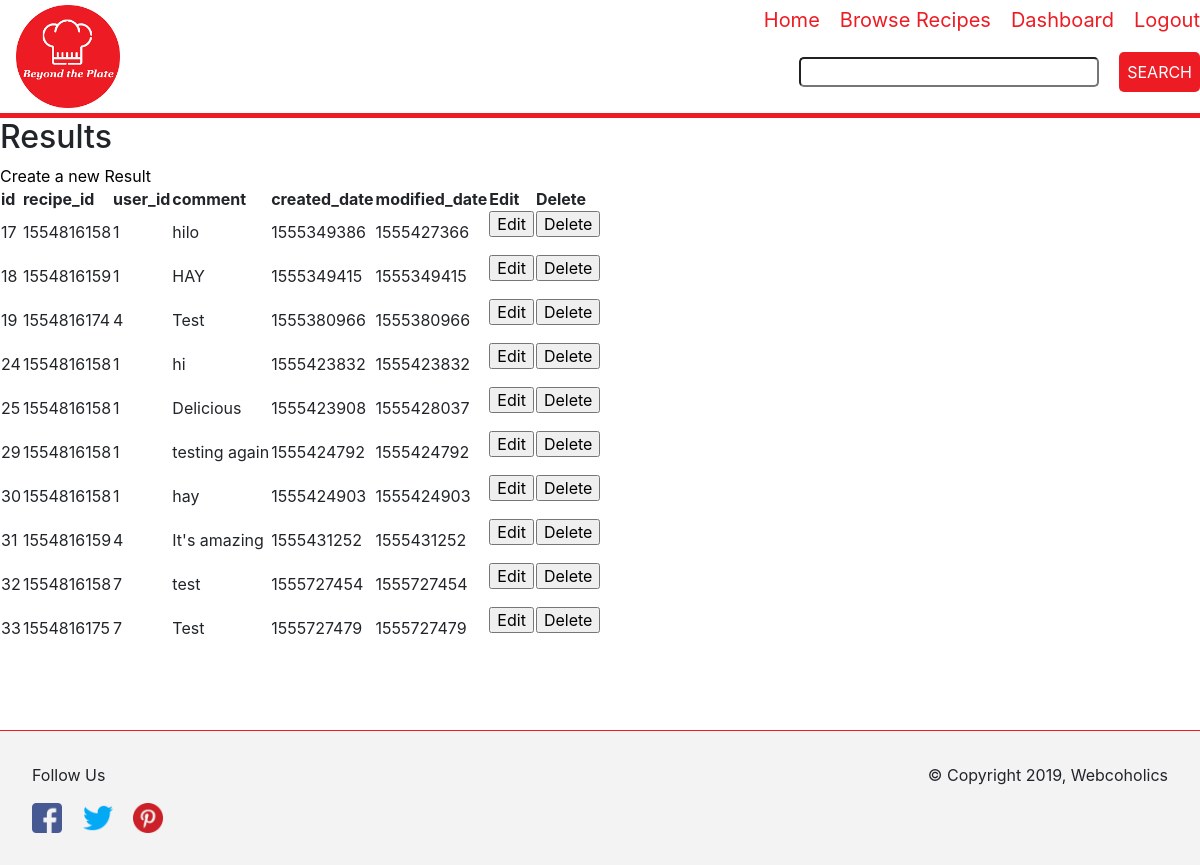
The app's page /results.php (signed in) with its own data.
### tables this page shows
CREATE TABLE `results` (
  `id` int(6) NOT NULL,
  `recipe_id` int(10) NOT NULL,
  `user_id` int(10) NOT NULL,
  `comment` varchar(200) NOT NULL,
  `is_deleted` int(1) NOT NULL DEFAULT '0',
  `created_date` int(10) NOT NULL,
  `modified_date` int(10) NOT NULL
);

### lib/classes/Result.php (called while the page is built, shortened)
<?php
    class Result extends Page {
        private $dbh;
        public function __construct($dbh, $title, $custLinks=null) {
            $this->dbh = $dbh;
        }
        public function listResults() {
            $sqlQuery = 'SELECT * FROM results';
            $pdoStatement = $this->dbh->prepare($sqlQuery);
            $pdoStatement->execute();
            $resultList = $pdoStatement->fetchAll(PDO::FETCH_OBJ);
            return $resultList;
        }
    }
?>

### lib/controllers/result-controller.php (the view, shortened to what this page needs)
<?php
    function printList($result) {
        $returnString = "";
        foreach ($result->listResults() as $result) {
            if(!$result->is_deleted) {
                $returnString .= "<tr>";
                $returnString .= "<td>" . $result->id . "</td>";
                $returnString .= "<td>" . $result->recipe_id . "</td>";
                $returnString .= "<td>" . $result->user_id . "</td>";
                $returnString .= "<td>" . $result->comment . "</td>";
                $returnString .= "<td>" . $result->created_date . "</td>";
                $returnString .= "<td>" . $result->modified_date . "</td>";
                $returnString .= "<td>" .
                    "<form action='views/results/update.php' method='post'>" .
                        "<input type='hidden' name = 'id' value='$result->id' />" .
                        "<input type='submit' name='edit_submit' value='Edit' />" .
                    "</form>" .
                    "</td>";
                $returnString .= "<td>" .
                    "<form action='#' method='post'>" .
                        "<input type='hidden' name = 'id' value='$result->id' />" .
                        "<input type='submit' name='delete_submit' value='Delete' />" .
                    "</form>" .
                    "</td>";
                $returnString .= "</tr>";
            }
        }
        return $returnString;
    }
?>

### css/cookbook.css (style rules this page uses)
html { box-sizing: border-box; font-size: 16px; font-family: 'Roboto', sans-serif; color: #ed1c24; }
*, *::before, *::after { box-sizing: inherit; }
body { margin: 0; box-sizing: border-box; }

### records on screen
results: id "17", recipe "1554816158", user "1", comment "hilo", created_date "1555349386", modified_date "1555427366"
results: id "18", recipe "1554816159", user "1", comment "HAY", created_date "1555349415", modified_date "1555349415"
results: id "19", recipe "1554816174", user "4", comment "Test", created_date "1555380966", modified_date "1555380966"
results: id "24", recipe "1554816158", user "1", comment "hi", created_date "1555423832", modified_date "1555423832"
results: id "25", recipe "1554816158", user "1", comment "Delicious", created_date "1555423908", modified_date "1555428037"
results: id "29", recipe "1554816158", user "1", comment "testing again", created_date "1555424792", modified_date "1555424792"
results: id "30", recipe "1554816158", user "1", comment "hay", created_date "1555424903", modified_date "1555424903"
results: id "31", recipe "1554816159", user "4", comment "It's amazing", created_date "1555431252", modified_date "1555431252"
results: id "32", recipe "1554816158", user "7", comment "test", created_date "1555727454", modified_date "1555727454"
results: id "33", recipe "1554816175", user "7", comment "Test", created_date "1555727479", modified_date "1555727479"

### other values on screen
$linkName "Home"
$linkName "Browse Recipes"
